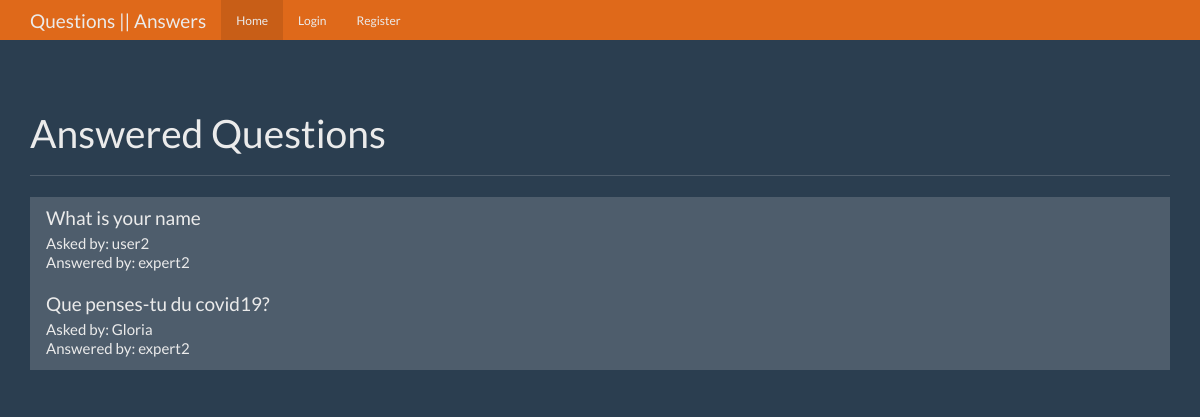
The page / on the database its author committed.
### tables this page shows
CREATE TABLE questions (
        id integer primary key autoincrement ,
        question_text text not null ,
        answer_text text , 
        asked_by_id integer not null, 
        expert_id integer not null 



);

CREATE TABLE users (
      id integer primary key autoincrement,
      name text not null ,
      password text not null ,
      expert boolean not null ,
      admin boolean not null



);

### app.py (the view)
@app.route('/')
def index():
    user = get_current_user()
    db = get_db()
    questions_cur = db.execute('select questions.id as question_id, questions.question_text, askers.name as asker_name, experts.name as expert_name from questions join users as askers on askers.id = questions.asked_by_id join users as experts on experts.id = questions.expert_id where questions.answer_text is not null')
    questions_result = questions_cur.fetchall()
    return render_template('home.html', user=user, questions=questions_result)

### app.py (called while the page is built)
def get_current_user():
    user_result = None
    if 'user' in session:
        user = session['user']
        db = get_db()
        user_cur = db.execute('select id, name, password, expert, admin from users where name = ?', [user])
        user_result = user_cur.fetchone()  #faire apparaitre que un seul result sur la page
    return user_result

### database.py (called while the page is built)
def connect_db():
    sql = sqlite3.connect('quiz.db')
    sql.row_factory = sqlite3.Row
    return sql

def get_db():
    if not hasattr(g, 'sqlite_db'):
        g.sqlite_db = connect_db()
    return g.sqlite_db

### templates/home.html (shortened to what this page needs)
<!DOCTYPE html>
<html lang="en">
  <head>
    <link href="{{ url_for('static', filename='bootstrap.min.css') }}" rel="stylesheet">
    <link href="{{ url_for('static', filename='theme.css') }}" rel="stylesheet">
  </head>
  <body>
    <nav class="navbar navbar-inverse navbar-fixed-top">
      <div class="container">
        <div class="navbar-header">
          <a class="navbar-brand" href="#">Questions || Answers</a>
        </div>
        <div id="navbar" class="navbar-collapse collapse">
          <ul class="nav navbar-nav">
            <li class="active"><a href="{{ url_for('index') }}">Home</a></li>
            {% if not user %}
            <li><a href="{{ url_for('login') }}">Login</a></li>
            <li><a href="{{ url_for('register') }}">Register</a></li>
            {% endif %}
          </ul>
        </div>
      </div>
    </nav>
    <div class="container theme-showcase" role="main">
      <div class="page-header">
        <h1>Answered Questions</h1>
      </div>
      <div class="row">
        <div class="col-lg-12">
          <div class="list-group">
            {% for question in questions %}
            <a href="{{ url_for('question', question_id=question['question_id'])}}" class="list-group-item">
              <h4 class="list-group-item-heading">{{ question['question_text'] }}</h4>
              <p class="list-group-item-text">Asked by: {{ question['asker_name'] }}</p>
              <p class="list-group-item-text">Answered by: {{ question['expert_name'] }}</p>
            </a>
            {% endfor %}
          </div>
        </div>
      </div>
    </div>
  </body>
</html>

### static/theme.css (style rules this page uses)
body { padding-top: 70px; padding-bottom: 30px; }

### rows shown on the page
questions: question_text "What is your name", asker_name "user2", expert_name "expert2"
questions: question_text "Que penses-tu du covid19?", asker_name "Gloria", expert_name "expert2"
